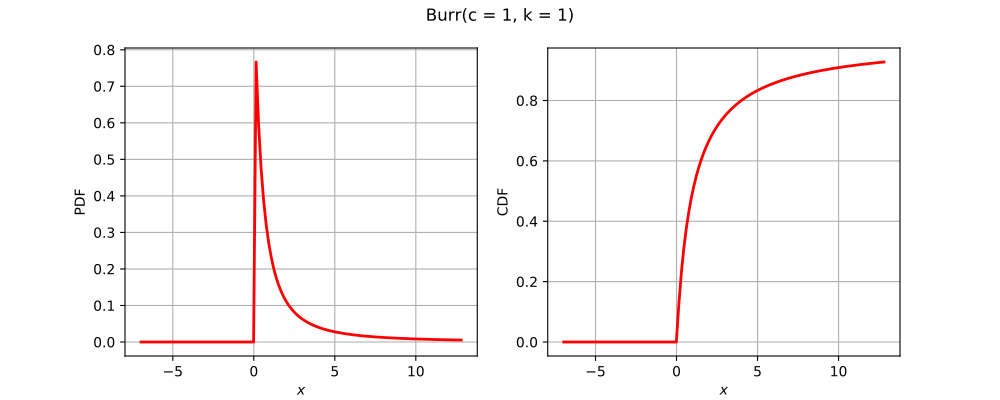

Generate this figure with Python:
import openturns as ot
from matplotlib import pyplot as plt
from openturns.viewer import View
if (ot.Burr().__class__.__name__=='ComposedDistribution'):
    correlation = ot.CorrelationMatrix(2)
    correlation[1, 0] = 0.25
    aCopula = ot.NormalCopula(correlation)
    marginals = [ot.Normal(1.0, 2.0), ot.Normal(2.0, 3.0)]
    distribution = ot.ComposedDistribution(marginals, aCopula)
elif (ot.Burr().__class__.__name__=='CumulativeDistributionNetwork'):
    distribution = ot.CumulativeDistributionNetwork([ot.Normal(2),ot.Dirichlet([0.5, 1.0, 1.5])], ot.BipartiteGraph([[0,1], [0,1]]))
elif (ot.Burr().__class__.__name__=='Histogram'):
    distribution = ot.Histogram([-1.0, 0.5, 1.0, 2.0], [0.45, 0.4, 0.15])
else:
    distribution = ot.Burr()
dimension = distribution.getDimension()
if dimension <= 2:
    if distribution.getDimension() == 1:
        distribution.setDescription(['$x$'])
        pdf_graph = distribution.drawPDF()
        cdf_graph = distribution.drawCDF()
        fig = plt.figure(figsize=(10, 4))
        plt.suptitle(str(distribution))
        pdf_axis = fig.add_subplot(121)
        cdf_axis = fig.add_subplot(122)
        View(pdf_graph, figure=fig, axes=[pdf_axis], add_legend=False)
        View(cdf_graph, figure=fig, axes=[cdf_axis], add_legend=False)
    else:
        distribution.setDescription(['$x_1$', '$x_2$'])
        pdf_graph = distribution.drawPDF()
        fig = plt.figure(figsize=(10, 5))
        plt.suptitle(str(distribution))
        pdf_axis = fig.add_subplot(111)
        View(pdf_graph, figure=fig, axes=[pdf_axis], add_legend=False)
